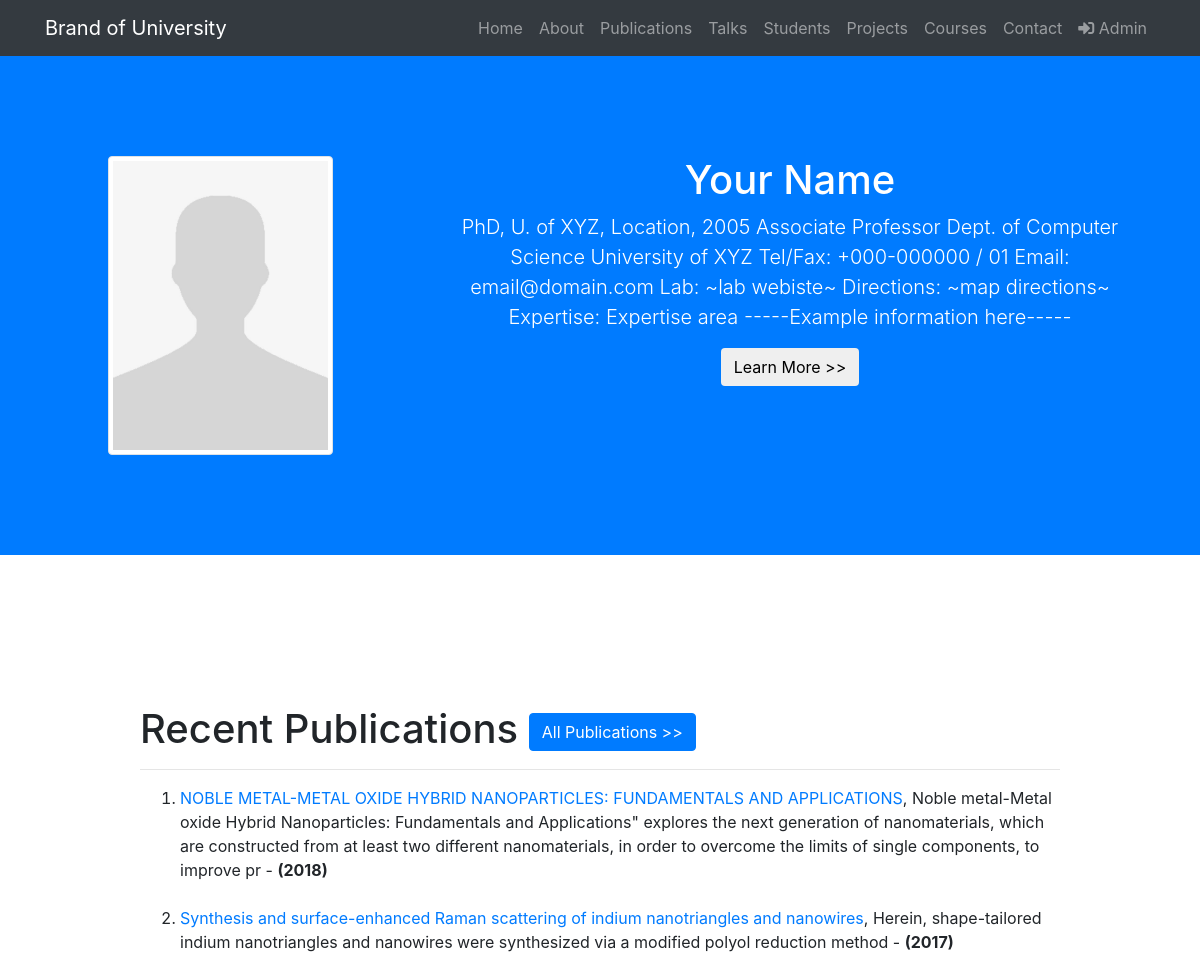
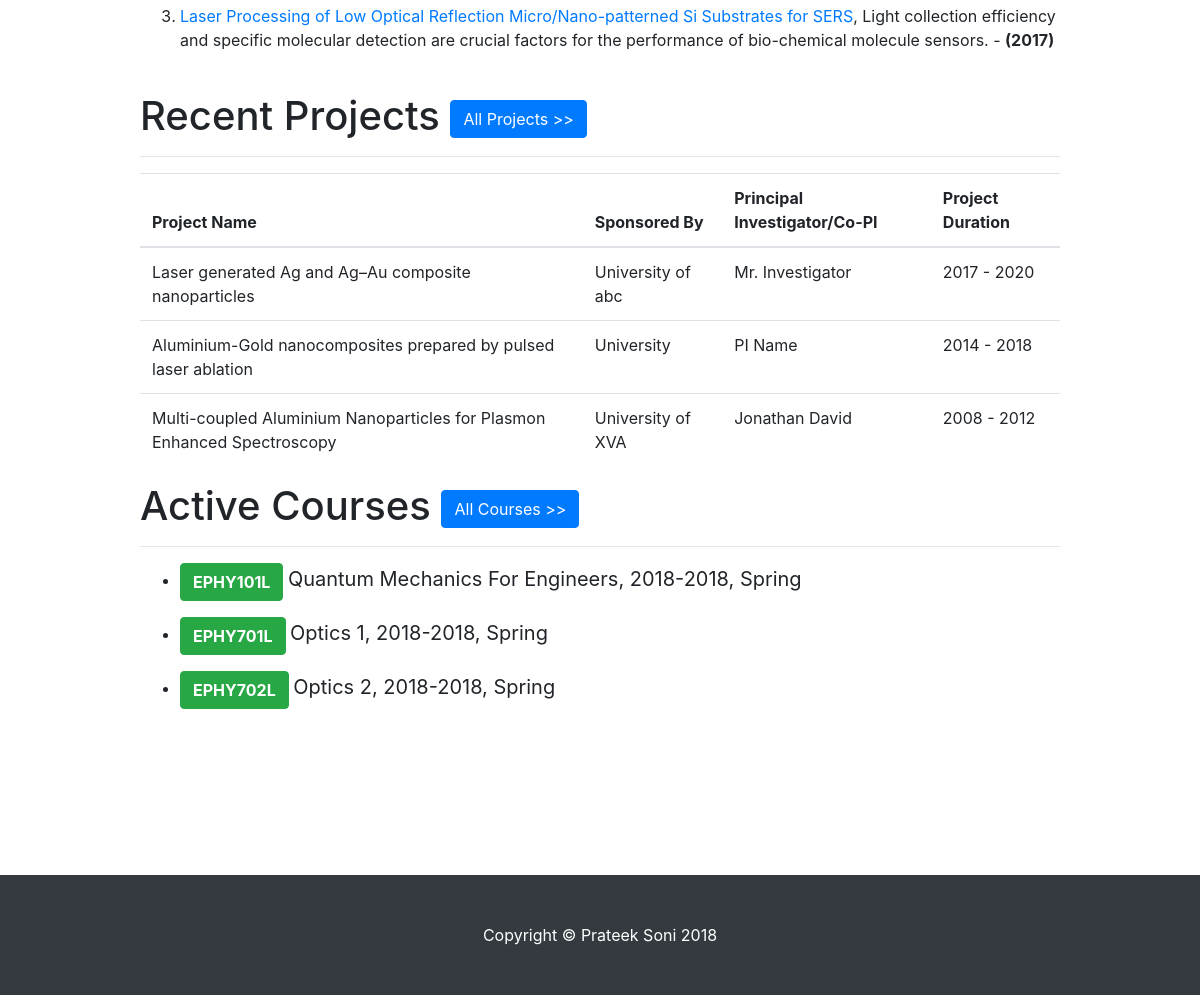
The page / on the database its author committed (2 pictures, top to bottom).
### basic_app/models.py (models this page shows, shortened)
class Publication(models.Model):
    title = models.CharField(null=True,blank=False,max_length=100,default='No Title')
    link = models.URLField(max_length=256,blank=True)
    description = models.CharField(max_length=256,blank=True)
    publish_year = models.SmallIntegerField(null=True,blank=False)
    published = models.BooleanField(default=True)

class Project(models.Model):
    name = models.CharField(max_length=256,blank=False)
    sponsored = models.CharField(max_length=256,blank=False)
    principal_investigator = models.CharField(max_length=100,blank=False)
    start_year = models.SmallIntegerField(blank=False)
    end_year = models.SmallIntegerField(blank=True)

class Course(models.Model):
    name = models.CharField(max_length=100,blank=False)
    code = models.CharField(max_length=20,blank=False)
    UNDERGRADUATE = 'UG'
    GRADUATE = 'PG'
    COURSE_TYPES = (
        (UNDERGRADUATE, 'Undergraduate'),
        (GRADUATE, 'Post Graduate'),
    )
    course_type = models.CharField(blank=False,choices=COURSE_TYPES,max_length=2)
    start_year = models.SmallIntegerField(blank=False)
    end_year = models.SmallIntegerField(blank=True)
    semester = models.CharField(blank=True,max_length=25)
    active = models.BooleanField(blank=False,default=False)

### basic_app/views.py (the view)
# urls.py: url(r'^$',views.IndexView.as_view(),name='index'),
class IndexView(ListView):
    context_object_name = 'publications'
    model = Publication
    template_name = 'basic_app/index.html'
    def get_queryset(self):
        return Publication.objects.filter(published=True).order_by('-publish_year')
    def get_context_data(self, **kwargs):
        context = super(IndexView, self).get_context_data(**kwargs)
        context['projects'] = Project.objects.all().order_by('-end_year')[:3]
        context['courses'] = Course.objects.filter(active=True).order_by('-end_year')
        return context

### templates/basic_app/index.html
{% extends 'basic_app/base.html' %}
{% load staticfiles %}
{% block body_block %}
<header class="bg-primary text-white">
  <div class="container text-center">
    <div class="row">
      <div class="col-lg-4">
        <img class="img-thumbnail" src="{% static 'images/Profile.jpg'%}"  height="225" width="225" alt="profile photo">
      </div>
      <div class="col-lg-8">
        <h1>Your Name</h1>
        <p class="lead">PhD, U. of XYZ, Location, 2005
                        Associate Professor
                        Dept. of Computer Science
                        University of XYZ
                        Tel/Fax: +000-000000 / 01
                        Email:  email@domain.com
                        Lab: ~lab webiste~
                        Directions: ~map directions~
                        Expertise: Expertise area
                        -----Example information here-----
         </p>
         <a href="/about"><button class="btn btn-default" type="button" name="button">Learn More >></button></a>
      </div>
    </div>
  </div>
</header>
<section id="about">
  <div class="container">
    <div class="row">
      <div class="col-lg-10 mx-auto">
        <h1>Recent Publications <a href="/publications"><button class="btn btn-primary" type="button" name="button">All Publications >></button></a></h1>
        <hr>
        <ol>
          {% for publication in publications|slice:":3" %}
          <li><a href="{{publication.link}}">{{publication.title}}</a>, {{publication.description}} - <strong>({{publication.publish_year}})</strong></li><br>
          {% endfor %}
        </ol>
        <h1>Recent Projects <a href="/projects"><button class="btn btn-primary" type="button" name="button">All Projects >></button></a></h1>
        <hr>
        <table class="table table-hover">
          <thead>
            <tr>
              <th>Project Name</th>
              <th>Sponsored By</th>
              <th>Principal Investigator/Co-PI</th>
              <th>Project Duration</th>
            </tr>
          </thead>
          <tbody>
            {% for project in projects %}
            <tr>
              <td>{{project.name}}</td>
              <td>{{project.sponsored}}</td>
              <td>{{project.principal_investigator}}</td>
              <td>{{project.start_year}} - {{project.end_year}}</td>
            </tr>
            {% endfor %}
          </tbody>
        </table>
        <h1>Active Courses <a href="/courses"><button class="btn btn-primary" type="button" name="button">All Courses >></button></a></h1>
        <hr>
        <ul>
          {% for course in courses %}
          <li>
            <p>
              <button class="btn btn-success course" type="button" name="button">{{course.code}}  </button>
              <span class="course-info">  {{course.name}}, {{course.start_year}}-{{course.end_year}}, {{course.type}} {{course.semester}}</span>
            </p>
          </li>
          {% endfor %}
        </ul>
      </div>
    </div>
  </div>
</section>
{% endblock %}

### templates/basic_app/base.html (shortened to what this page needs)
<!DOCTYPE html>
{% load staticfiles %}
<html lang="en">
  <head>
    <link href="{% static 'bootstrap/css/bootstrap.min.css'%}" rel="stylesheet">
    <link href="{% static 'css/scrolling-nav.css'%}" rel="stylesheet">
    <link href="{% static 'css/fontawesome-all.css'%}" rel="stylesheet">
    <link rel="stylesheet" href="{% static 'css/custom.css'%}">
  </head>
  <body id="page-top">
    <nav class="navbar navbar-expand-lg navbar-dark bg-dark fixed-top"   id="mainNav">
      <div class="container">
        <a class="navbar-brand js-scroll-trigger" href="http://www.iitd.ac.in/">Brand of University</a>
        <div class="collapse navbar-collapse" id="navbarResponsive">
          <ul class="navbar-nav ml-auto">
            <li class="nav-item">
              <a class="nav-link" href="/">Home</a>
            </li>
            <li class="nav-item">
              <a class="nav-link" href="/about/">About</a>
            </li>
            <li class="nav-item">
              <a class="nav-link" href="/publications/">Publications</a>
            </li>
            <li class="nav-item">
              <a class="nav-link" href="/talks/">Talks</a>
            </li>
            <li class="nav-item">
              <a class="nav-link" href="/students/">Students</a>
            </li>
            <li class="nav-item">
              <a class="nav-link" href="/projects/">Projects</a>
            </li>
            <li class="nav-item">
              <a class="nav-link" href="/courses/">Courses</a>
            </li>
            <li class="nav-item">
              <a class="nav-link" href="/contact/">Contact</a>
            </li>
            <li class="nav-item">
              <a class="nav-link" href="/admin"> <i class="fas fa-sign-in-alt"></i> Admin</a>
            </li>
          </ul>
        </div>
      </div>
    </nav>
    {% block body_block %}
    {% endblock %}
    <footer class="py-5 bg-dark">
      <div class="container">
        <p class="m-0 text-center text-white">Copyright &copy; <a class="text-white" href="https://www.linkedin.com/in/prateek-soni/">Prateek Soni 2018</a></p>
      </div>
    </footer>
  </body>
  </html>

### static/css/scrolling-nav.css (style rules this page uses)
header { padding: 154px 0 100px; }
@media (min-width: 992px) { header { padding: 156px 0 100px; } }
section { padding: 150px 0; }

### static/css/custom.css (style rules this page uses)
.btn.course { font-weight: bold; }
.course-info { font-weight: normal; font-size: 20px; }

### rows shown on the page
Publication: title "NOBLE METAL-METAL OXIDE HYBRID NANOPARTICLES: FUNDAMENTALS AND APPLICATIONS", description "Noble metal-Metal oxide Hybrid Nanoparticles: Fundamentals and Applications\" explores the next generation of nanomaterials, which are constructed from at least two different nanomaterials, in order to overcome the limits of single components, to improve pr", publish_year "2018"
Publication: title "Synthesis and surface-enhanced Raman scattering of indium nanotriangles and nanowires", description "Herein, shape-tailored indium nanotriangles and nanowires were synthesized via a modified polyol reduction method", publish_year "2017"
Publication: title "Laser Processing of Low Optical Reflection Micro/Nano-patterned Si Substrates for SERS", description "Light collection efficiency and specific molecular detection are crucial factors for the performance of bio-chemical molecule sensors.", publish_year "2017"
Project: name "Laser generated Ag and Ag–Au composite nanoparticles", sponsored "University of abc", principal_investigator "Mr. Investigator", start_year "2017", end_year "2020"
Project: name "Aluminium-Gold nanocomposites prepared by pulsed laser ablation", sponsored "University", principal_investigator "PI Name", start_year "2014", end_year "2018"
Project: name "Multi-coupled Aluminium Nanoparticles for Plasmon Enhanced Spectroscopy", sponsored "University of XVA", principal_investigator "Jonathan David", start_year "2008", end_year "2012"
Course: code "EPHY101L", name "Quantum Mechanics For Engineers", start_year "2018", end_year "2018", semester "Spring"
Course: code "EPHY701L", name "Optics 1", start_year "2018", end_year "2018", semester "Spring"
Course: code "EPHY702L", name "Optics 2", start_year "2018", end_year "2018", semester "Spring"
